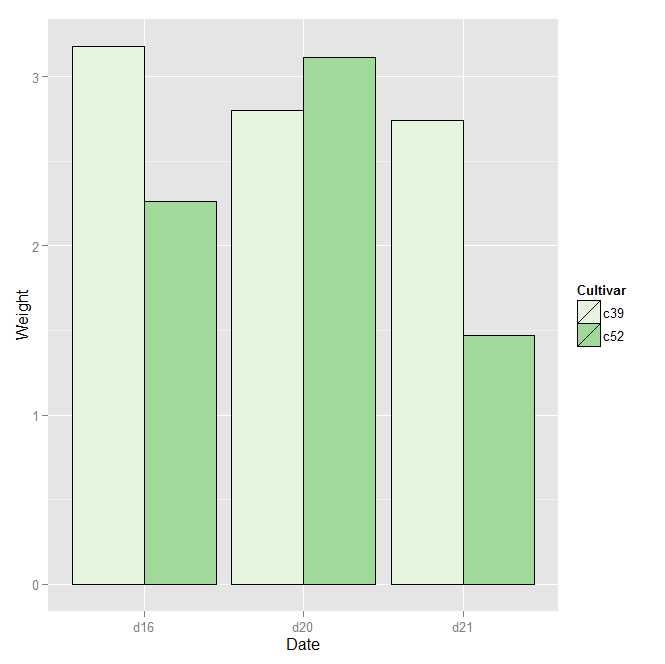

This chart was generated by the following R code:
library(gcookbook)
ggplot(cabbage_exp,aes(x=Date,y=Weight,fill=Cultivar))+geom_bar(position="dodge",stat="identity",colour="black")+scale_fill_brewer(palette="Pastell")
